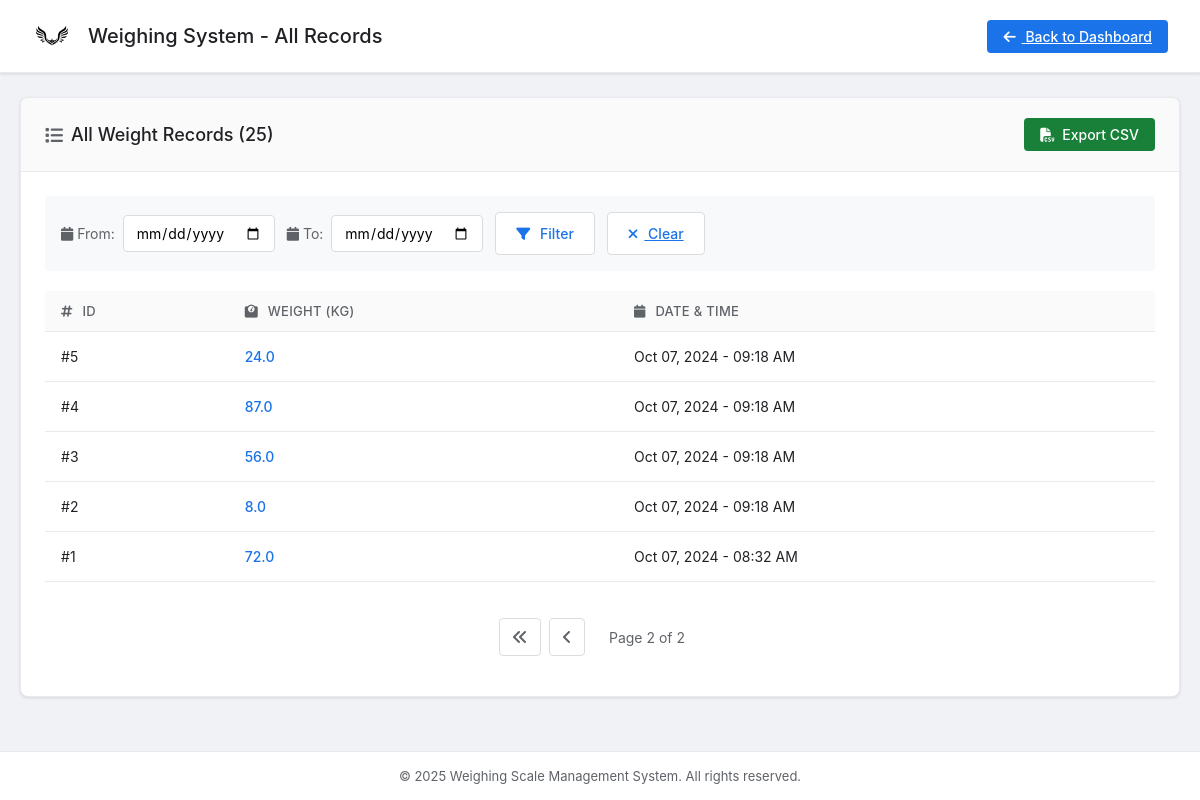
The app's page /all-records/?page=2 (signed in) with its own data.
### authentication/models.py (models this page shows, shortened)
class WeightRecord(models.Model):
    user = models.ForeignKey(User, on_delete=models.CASCADE)
    weight = models.FloatField()
    created_at = models.DateTimeField(auto_now_add=True)

### authentication/views.py (the view)
# urls.py: path('all-records/', views.all_records, name='all_records'),
@login_required
def all_records(request):
    from django.core.paginator import Paginator
    all_records = WeightRecord.objects.filter(user=request.user).order_by('-created_at')
    date_from = request.GET.get('from')
    date_to = request.GET.get('to')
    if date_from:
        all_records = all_records.filter(created_at__date__gte=date_from)
    if date_to:
        all_records = all_records.filter(created_at__date__lte=date_to)
    paginator = Paginator(all_records, 20)  # 20 records per page
    page_number = request.GET.get('page', 1)
    page_obj = paginator.get_page(page_number)
    context = {
        'weight_records': page_obj,
        'total_records': all_records.count(),
        'page_obj': page_obj,
        'is_paginated': page_obj.has_other_pages(),
    }
    return render(request, 'all_records.html', context)

### templates/all_records.html (shortened to what this page needs)
{% load static %}
<!DOCTYPE html>
<html lang="en">
<head>
    <link rel="stylesheet" href="{% static 'css/dashboard.css' %}">
    <link rel="stylesheet" href="https://cdnjs.cloudflare.com/ajax/libs/font-awesome/6.4.0/css/all.min.css">
</head>
<body>
    <header>
        <div class="header-left">
            <img src="{% static 'images/1.png' %}" alt="Logo" class="header-logo">
            <h1 class="header-title">Weighing System - All Records</h1>
        </div>
        <nav class="user-menu">
            <a href="{% url 'home' %}" class="btn-logout" style="background: #1a73e8; color: white; border: none;">
                <i class="fas fa-arrow-left"></i> Back to Dashboard
            </a>
        </nav>
    </header>
    <div class="dashboard-container">
        <section class="card">
            <div class="card-header">
                <h2><i class="fas fa-list"></i> All Weight Records ({{ total_records }})</h2>
                <div class="header-actions">
                    <a href="{% url 'export_weights' %}" class="btn-export">
                        <i class="fas fa-file-csv"></i> Export CSV
                    </a>
                </div>
            </div>
            <div class="card-body">
                <form method="GET" class="filter-section">
                    <div class="filter-group">
                        <label><i class="fas fa-calendar"></i> From:</label>
                        <input type="date" name="from" value="{{ request.GET.from }}" class="filter-input">
                    </div>
                    <div class="filter-group">
                        <label><i class="fas fa-calendar"></i> To:</label>
                        <input type="date" name="to" value="{{ request.GET.to }}" class="filter-input">
                    </div>
                    <button type="submit" class="btn-secondary">
                        <i class="fas fa-filter"></i> Filter
                    </button>
                    <a href="{% url 'all_records' %}" class="btn-secondary">
                        <i class="fas fa-times"></i> Clear
                    </a>
                </form>
                {% if weight_records %}
                    <div class="table-responsive">
                        <table class="modern-table">
                            <thead>
                                <tr>
                                    <th><i class="fas fa-hashtag"></i> ID</th>
                                    <th><i class="fas fa-weight"></i> Weight (kg)</th>
                                    <th><i class="fas fa-calendar"></i> Date & Time</th>
                                </tr>
                            </thead>
                            <tbody>
                                {% for record in weight_records %}
                                    <tr>
                                        <td>#{{ record.id }}</td>
                                        <td><strong>{{ record.weight }}</strong></td>
                                        <td>{{ record.created_at|date:"M d, Y - h:i A" }}</td>
                                    </tr>
                                {% endfor %}
                            </tbody>
                        </table>
                    </div>
                    {% if is_paginated %}
                        <div class="pagination">
                            {% if page_obj.has_previous %}
                                <a href="?page=1{% if request.GET.from %}&from={{ request.GET.from }}{% endif %}{% if request.GET.to %}&to={{ request.GET.to }}{% endif %}" class="btn-page">
                                    <i class="fas fa-angle-double-left"></i>
                                </a>
                                <a href="?page={{ page_obj.previous_page_number }}{% if request.GET.from %}&from={{ request.GET.from }}{% endif %}{% if request.GET.to %}&to={{ request.GET.to }}{% endif %}" class="btn-page">
                                    <i class="fas fa-angle-left"></i>
                                </a>
                            {% endif %}
                            <span class="page-info">Page {{ page_obj.number }} of {{ page_obj.paginator.num_pages }}</span>
                        </div>
                    {% endif %}
                {% else %}
                    <div class="empty-state">
                        <i class="fas fa-inbox"></i>
                        <p>No records found matching your criteria.</p>
                    </div>
                {% endif %}
            </div>
        </section>
    </div>
    <footer class="dashboard-footer">
        <p>&copy; 2025 Weighing Scale Management System. All rights reserved.</p>
    </footer>
</body>
</html>

### static/css/dashboard.css (style rules this page uses)
* { margin: 0; padding: 0; box-sizing: border-box; }
body { font-family: -apple-system, BlinkMacSystemFont, 'Segoe UI', Roboto, 'Helvetica Neue', Arial, sans-serif; background: #f0f2f5; color: #202124; min-height: 100vh; display: flex; flex-direction: column; }
header { background: #ffffff; color: #202124; padding: 16px 32px; display: flex; justify-content: space-between; align-items: center; box-shadow: 0 1px 3px rgba(0, 0, 0, 0.12); position: sticky; top: 0; z-index: 100; border-bottom: 1px solid #e8eaed; }
.header-left { display: flex; align-items: center; gap: 16px; }
.header-logo { height: 40px; }
.header-title { font-size: 20px; font-weight: 500; color: #202124; }
.user-menu { display: flex; align-items: center; gap: 24px; }
.btn-logout { background: #ffffff; color: #1a73e8; border: 1px solid #dadce0; padding: 8px 16px; border-radius: 4px; cursor: pointer; font-weight: 500; transition: all 0.2s ease; font-size: 14px; font-family: inherit; }
.btn-logout i { margin-right: 6px; }
.dashboard-container { max-width: 1400px; margin: 0 auto; padding: 24px 20px; flex: 1; width: 100%; }
.card { background: #ffffff; border-radius: 8px; box-shadow: 0 1px 3px rgba(0, 0, 0, 0.12); margin-bottom: 24px; overflow: hidden; border: 1px solid #e8eaed; }
.card-header { padding: 20px 24px; border-bottom: 1px solid #e8eaed; display: flex; justify-content: space-between; align-items: center; background: #fafafa; }
.card-header h2 { font-size: 18px; font-weight: 500; color: #202124; display: flex; align-items: center; gap: 8px; }
.card-header h2 i { color: #5f6368; }
.card-body { padding: 24px; }
.btn-secondary { background: #ffffff; color: #1a73e8; border: 1px solid #dadce0; padding: 12px 20px; border-radius: 4px; cursor: pointer; font-size: 14px; font-weight: 500; transition: all 0.2s ease; white-space: nowrap; font-family: inherit; }
.btn-secondary i { margin-right: 6px; }
.btn-export { background: #188038; color: white; border: none; padding: 8px 16px; border-radius: 4px; text-decoration: none; font-weight: 500; transition: background 0.2s ease; display: inline-flex; align-items: center; gap: 8px; font-size: 14px; }
.table-responsive { overflow-x: auto; }
.modern-table { width: 100%; border-collapse: collapse; }
.modern-table thead { background: #fafafa; border-bottom: 1px solid #e8eaed; }
.modern-table thead th { padding: 12px 16px; text-align: left; font-weight: 500; color: #5f6368; font-size: 13px; text-transform: uppercase; letter-spacing: 0.3px; }
.modern-table thead th i { margin-right: 6px; color: #5f6368; }
.modern-table tbody tr { border-bottom: 1px solid #e8eaed; transition: background-color 0.1s ease; }
.modern-table tbody td { padding: 16px; color: #202124; font-size: 14px; }
.modern-table tbody td strong { color: #1a73e8; font-weight: 500; }
.dashboard-footer { background: #ffffff; color: #5f6368; text-align: center; padding: 16px; margin-top: auto; border-top: 1px solid #e8eaed; }
.dashboard-footer p { margin: 0; font-size: 13px; }
.filter-section { display: flex; gap: 12px; margin-bottom: 20px; flex-wrap: wrap; padding: 16px; background: #f8f9fa; border-radius: 4px; }
.filter-group { display: flex; align-items: center; gap: 8px; }
.filter-group label { font-size: 14px; color: #5f6368; white-space: nowrap; }
.filter-input { padding: 8px 12px; border: 1px solid #dadce0; border-radius: 4px; font-size: 14px; font-family: inherit; }
.header-actions { display: flex; gap: 8px; }
.pagination { display: flex; justify-content: center; align-items: center; gap: 8px; margin-top: 20px; padding: 16px 0; }
.btn-page { padding: 8px 12px; border: 1px solid #dadce0; border-radius: 4px; text-decoration: none; color: #5f6368; transition: all 0.2s ease; }
.page-info { padding: 0 16px; color: #5f6368; font-size: 14px; }

### records on screen
WeightRecord: id "5", weight "24.0", created_at "Oct 07, 2024 - 09:18 AM"
WeightRecord: id "4", weight "87.0", created_at "Oct 07, 2024 - 09:18 AM"
WeightRecord: id "3", weight "56.0", created_at "Oct 07, 2024 - 09:18 AM"
WeightRecord: id "2", weight "8.0", created_at "Oct 07, 2024 - 09:18 AM"
WeightRecord: id "1", weight "72.0", created_at "Oct 07, 2024 - 08:32 AM"

### other values on screen
{{ total_records }} "25"
{{ page_obj.number }} "2"
{{ page_obj.paginator.num_pages }} "2"
